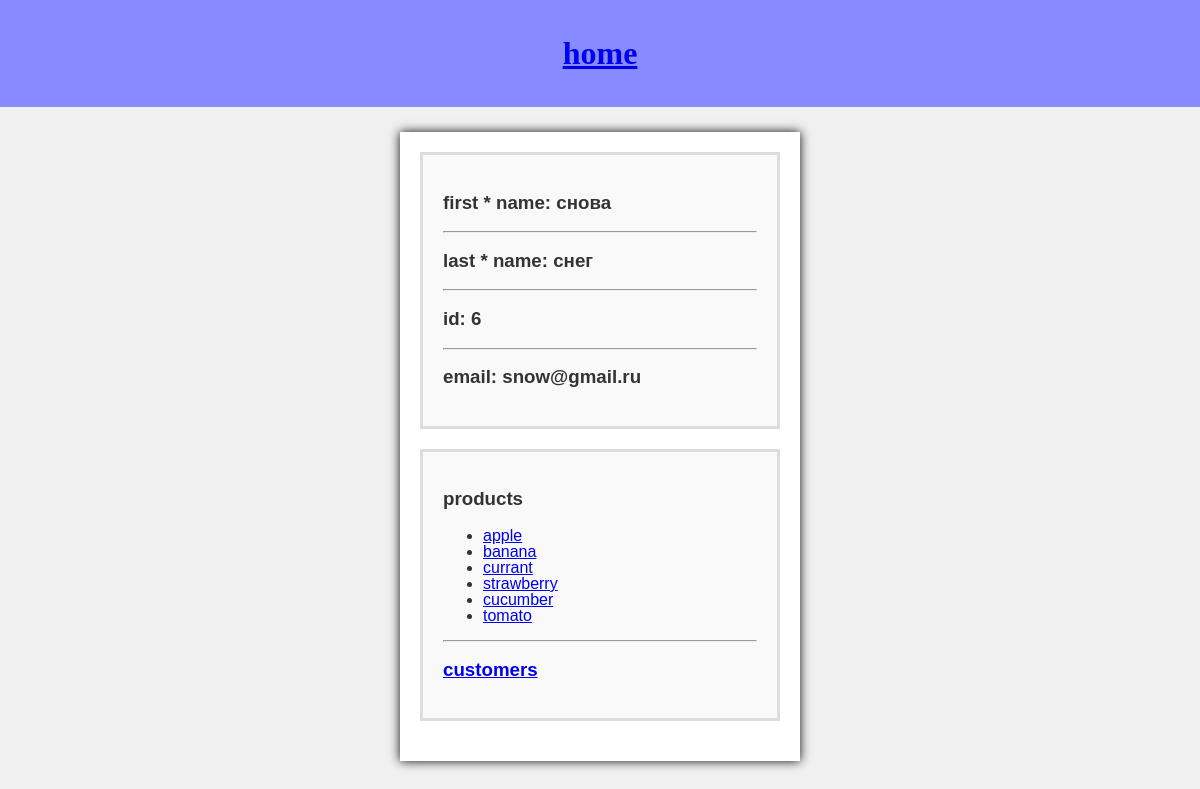
Page /customers/detail/6/ on the committed database.
### app/models.py (models this page shows, shortened)
class Customer(models.Model):
    first_name = models.CharField(max_length=100)
    last_name = models.CharField(max_length=100)
    email = models.EmailField(unique=True)
    products = models.ManyToManyField(Product, related_name='customers')

class Product(models.Model):
    name = models.CharField(max_length=200)
    description = models.TextField(null=True, blank=True)
    price = models.DecimalField(max_digits=10, decimal_places=2)
    category = models.ForeignKey(Category, related_name='products', on_delete=models.CASCADE)
    image = models.ImageField(upload_to='app')

### app/views.py (the view)
# urls.py: path('customers/detail/<int:pk>/', views.customer_detail, name='customer_detail'),
def customer_detail(request, pk):
    customer = get_object_or_404(Customer, pk=pk)
    return render(request, 'app/customer_detail.html', {'customer': customer})

### app/templates/app/customer_detail.html (shortened to what this page needs)
<!DOCTYPE html>
<html lang="en">
<head>
</head>
<body>
    <header>
        <pre style="font-size:100%; font-family:verdana;"><a href="http://127.0.0.1:8000/"><h1>home</h1></a></pre>
    </header>
    <br>
    <div class="container">
        <div class="portfolio-item">
<h3>first * name: {{ customer.first_name }}</h3>
            <hr>
<h3>last * name: {{ customer.last_name }}</h3>
            <hr>
<h3>id: {{ customer.pk }}</h3>
            <hr>
<h3>email: {{ customer.email }}</h3>
        </div>
        <div class="portfolio-item">
                        <h3>products</h3>
    <ul>
    {% for x in customer.products.all %}
                <li>
    <a href="{% url 'product_detail' x.pk %}">{{ x.name }}</a>
            </li>
    {% endfor %}
    </ul>
            <hr>
                <a href="{% url 'customer_list' %}"><h3>customers</h3></a>
    </div>
</div>
<br>
<br>
</body>

### app/templates/app/customer_detail.html (style rules this page uses)
body { font-family: Arial, sans-serif; line-height: 1; margin: 0; padding: 0; background-color: #f0f0f0; color: #333; }
header { background-color: #888bff; color: #fff; text-align: center; padding: 1rem 0; margin-bottom: 9.2px; }
.container { width: 30%; max-width: 550px; margin: 0 auto; padding: 20px; background-color: #fff; box-shadow: 0 0 10px rgba(10,10,10,10.1); }
.portfolio-item { margin-bottom: 20px; padding: 20px; background-color: #f9f9f9; border: 3px solid #ddd; }

### rows in the picture
Customer: first_name "снова", last_name "снег", pk "6", email "snow@gmail.ru"
Product: name "apple"
Product: name "banana"
Product: name "currant"
Product: name "strawberry"
Product: name "cucumber"
Product: name "tomato"
